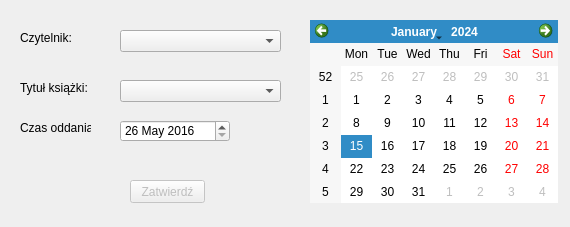
<?xml version="1.0" encoding="UTF-8"?>
<ui version="4.0">
 <class>LendBook</class>
 <widget class="QDialog" name="LendBook">
  <property name="geometry">
   <rect>
    <x>0</x>
    <y>0</y>
    <width>570</width>
    <height>227</height>
   </rect>
  </property>
  <property name="windowTitle">
   <string>Pożycz książke</string>
  </property>
  <widget class="QLabel" name="label">
   <property name="geometry">
    <rect>
     <x>20</x>
     <y>30</y>
     <width>71</width>
     <height>16</height>
    </rect>
   </property>
   <property name="text">
    <string>Czytelnik:</string>
   </property>
  </widget>
  <widget class="QLabel" name="label_3">
   <property name="geometry">
    <rect>
     <x>20</x>
     <y>80</y>
     <width>71</width>
     <height>16</height>
    </rect>
   </property>
   <property name="text">
    <string>Tytuł książki:</string>
   </property>
  </widget>
  <widget class="QLabel" name="label_4">
   <property name="geometry">
    <rect>
     <x>20</x>
     <y>120</y>
     <width>71</width>
     <height>16</height>
    </rect>
   </property>
   <property name="text">
    <string>Czas oddania:</string>
   </property>
  </widget>
  <widget class="QComboBox" name="comboBox">
   <property name="geometry">
    <rect>
     <x>120</x>
     <y>30</y>
     <width>161</width>
     <height>22</height>
    </rect>
   </property>
  </widget>
  <widget class="QComboBox" name="comboBox_2">
   <property name="geometry">
    <rect>
     <x>120</x>
     <y>80</y>
     <width>161</width>
     <height>22</height>
    </rect>
   </property>
  </widget>
  <widget class="QPushButton" name="pushButton">
   <property name="enabled">
    <bool>false</bool>
   </property>
   <property name="geometry">
    <rect>
     <x>130</x>
     <y>180</y>
     <width>75</width>
     <height>23</height>
    </rect>
   </property>
   <property name="text">
    <string>Zatwierdź</string>
   </property>
  </widget>
  <widget class="QDateEdit" name="dateEdit">
   <property name="geometry">
    <rect>
     <x>120</x>
     <y>120</y>
     <width>110</width>
     <height>22</height>
    </rect>
   </property>
   <property name="minimumDate">
    <date>
     <year>2016</year>
     <month>5</month>
     <day>26</day>
    </date>
   </property>
   <property name="currentSection">
    <enum>QDateTimeEdit::DaySection</enum>
   </property>
  </widget>
  <widget class="QCalendarWidget" name="calendarWidget">
   <property name="geometry">
    <rect>
     <x>310</x>
     <y>20</y>
     <width>248</width>
     <height>183</height>
    </rect>
   </property>
  </widget>
 </widget>
 <resources/>
 <connections/>
</ui>
